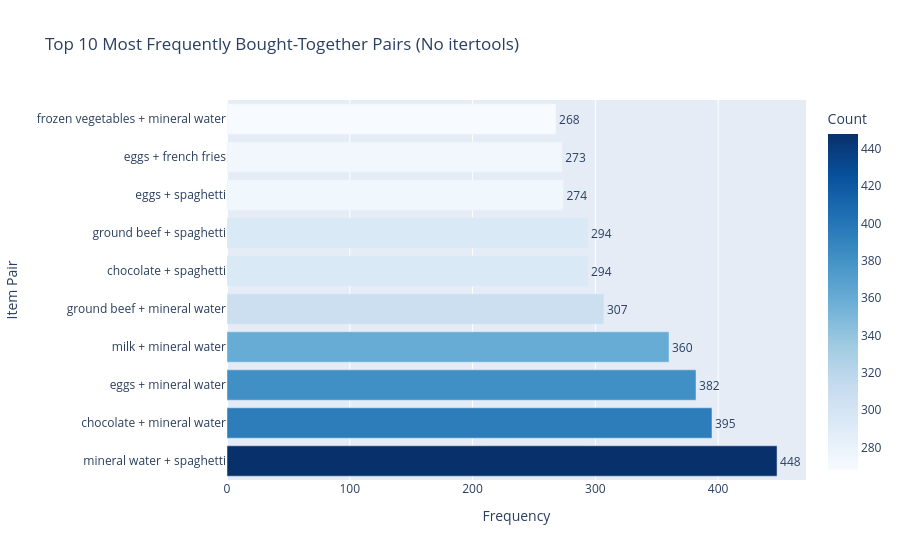

The notebook cell this image was saved under:
### Code cell
# Initialize an empty list to store item pairs
pairs = []

# Loop through each transaction (basket) in the dataset
for transaction in rows:
    # Remove duplicate items within the same basket
    unique_items = list(set(transaction))
    
    # Generate all unique pairs of items from the basket
    for i in range(len(unique_items)):
        for j in range(i + 1, len(unique_items)):
            # Sort the pair alphabetically to avoid duplicates like ['A', 'B'] and ['B', 'A']
            pair = sorted([unique_items[i], unique_items[j]])
            # Add the pair to the list
            pairs.append(pair)

# Convert the list of pairs into a DataFrame with two columns: Item1 and Item2
df_pairs = pd.DataFrame(pairs, columns=['Item1', 'Item2'])

# Count how many times each unique pair appears in the dataset
pair_counts = df_pairs.value_counts().reset_index(name='Count')

# Select the top 10 most frequent item pairs
top_pairs = pair_counts.head(10)

# Create a horizontal bar chart using Plotly
fig = px.bar(
    top_pairs,  # DataFrame containing top item pairs and their counts
    x='Count',  # Frequency of each pair on the x-axis
    y=top_pairs['Item1'] + ' + ' + top_pairs['Item2'],  # Concatenate item names for y-axis labels
    orientation='h',  # Horizontal bars
    text='Count',  # Show count values on each bar
    title='Top 10 Most Frequently Bought-Together Pairs (No itertools)',  # Chart title
    color='Count',  # Color bars based on frequency
    color_continuous_scale='Blues'  # Use a blue gradient for visual appeal
)

# Position the count labels outside the bars
fig.update_traces(textposition='outside')

# Customize axis titles
fig.update_layout(yaxis_title='Item Pair', xaxis_title='Frequency')

# Display the chart
fig.show()

### Figure 1 — Plotly figure (JSON) as saved in the notebook; plotly's stock layout.template omitted (floating-point values rounded to 4 significant figures)
{"data": [{"hovertemplate": "Count=%{marker.color}<br>y=%{y}<extra></extra>", "legendgroup": "", "marker": {"color": [448, 395, 382, 360, 307, 294, 294, 274, 273, 268], "coloraxis": "coloraxis", "pattern": {"shape": ""}}, "name": "", "orientation": "h", "showlegend": false, "text": [448.0, 395.0, 382.0, 360.0, 307.0, 294.0, 294.0, 274.0, 273.0, 268.0], "textposition": "outside", "type": "bar", "x": [448, 395, 382, 360, 307, 294, 294, 274, 273, 268], "xaxis": "x", "y": ["mineral water + spaghetti", "chocolate + mineral water", "eggs + mineral water", "milk + mineral water", "ground beef + mineral water", "chocolate + spaghetti", "ground beef + spaghetti", "eggs + spaghetti", "eggs + french fries", "frozen vegetables + mineral water"], "yaxis": "y"}], "layout": {"barmode": "relative", "coloraxis": {"colorbar": {"title": {"text": "Count"}}, "colorscale": [[0, "rgb(247,251,255)"], [0.125, "rgb(222,235,247)"], [0.25, "rgb(198,219,239)"], [0.375, "rgb(158,202,225)"], [0.5, "rgb(107,174,214)"], [0.625, "rgb(66,146,198)"], [0.75, "rgb(33,113,181)"], [0.875, "rgb(8,81,156)"], [1, "rgb(8,48,107)"]]}, "legend": {"tracegroupgap": 0}, "title": {"text": "Top 10 Most Frequently Bought-Together Pairs (No itertools)"}, "xaxis": {"anchor": "y", "domain": [0, 1], "title": {"text": "Frequency"}}, "yaxis": {"anchor": "x", "domain": [0, 1], "title": {"text": "Item Pair"}}}}
